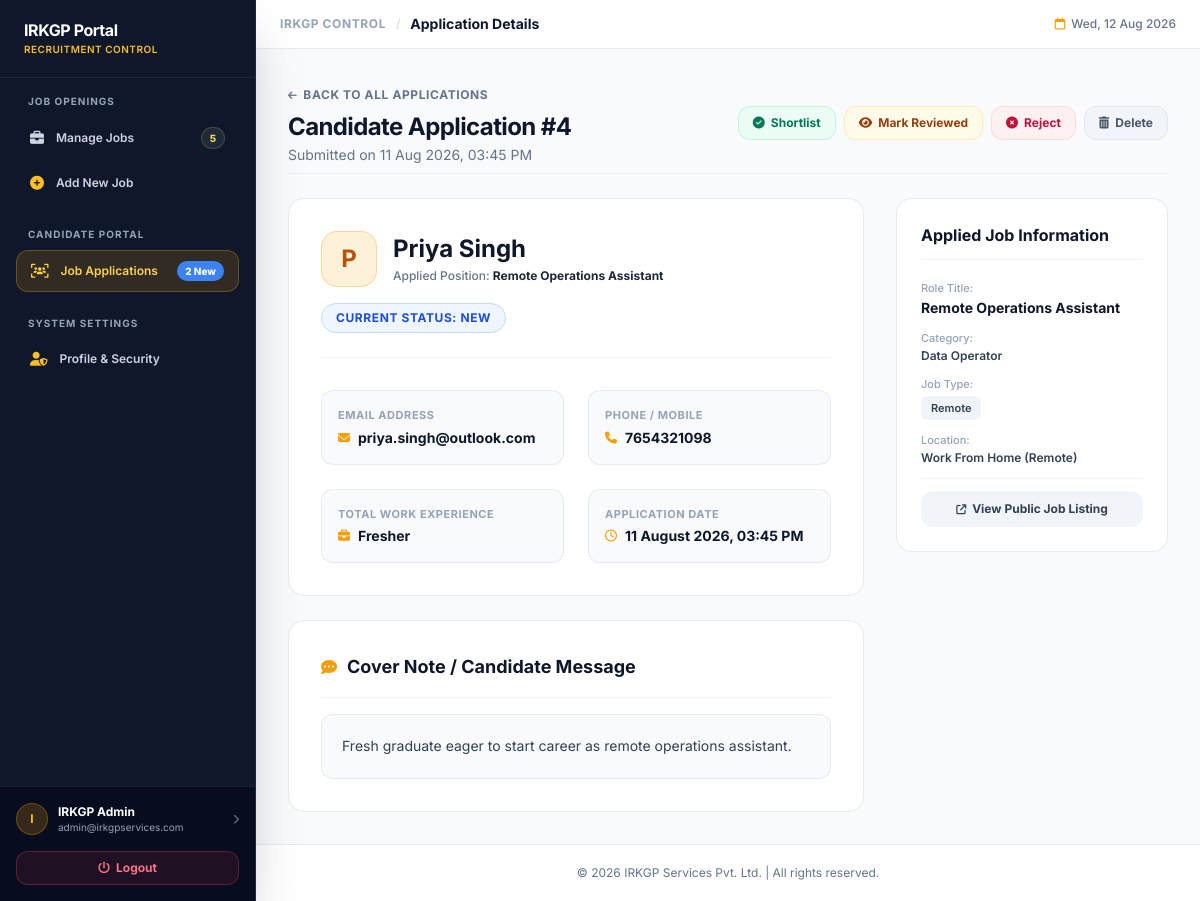
Screenshot of /admin/application_view.php?id=4 (signed in) with the database file from the repository.
### tables this page shows
CREATE TABLE `job_applications` (
  `id` INT NOT NULL AUTO_INCREMENT,
  `job_id` INT DEFAULT NULL,
  `applicant_name` VARCHAR(150) NOT NULL,
  `email` VARCHAR(150) NOT NULL,
  `phone` VARCHAR(30) NOT NULL,
  `experience` VARCHAR(50) DEFAULT NULL,
  `notes` TEXT DEFAULT NULL,
  `status` ENUM('new', 'reviewed', 'shortlisted', 'rejected') DEFAULT 'new',
  `created_at` TIMESTAMP DEFAULT CURRENT_TIMESTAMP,
  PRIMARY KEY (`id`),
  KEY `job_id` (`job_id`),
  CONSTRAINT `job_applications_ibfk_1` FOREIGN KEY (`job_id`) REFERENCES `jobs` (`id`) ON DELETE SET NULL
);

CREATE TABLE `jobs` (
  `id` INT NOT NULL AUTO_INCREMENT,
  `title` VARCHAR(150) NOT NULL,
  `category` VARCHAR(100) NOT NULL,
  `job_type` VARCHAR(50) NOT NULL,
  `location` VARCHAR(100) NOT NULL,
  `description` TEXT NOT NULL,
  `requirements` TEXT NOT NULL,
  `status` ENUM('active', 'inactive') DEFAULT 'active',
  `created_at` TIMESTAMP DEFAULT CURRENT_TIMESTAMP,
  `updated_at` TIMESTAMP DEFAULT CURRENT_TIMESTAMP ON UPDATE CURRENT_TIMESTAMP,
  PRIMARY KEY (`id`)
);

### admin/application_view.php (the view, shortened to what this page needs)
<?php
$pdo = getDBConnection();
$appId = intval($_GET['id'] ?? 0);
$stmt = $pdo->prepare("
    SELECT a.*, j.title as job_title, j.category as job_category, j.job_type as job_type, j.location as job_location
    FROM `job_applications` a
    LEFT JOIN `jobs` j ON a.job_id = j.id
    WHERE a.id = :id LIMIT 1
");
$stmt->execute([':id' => $appId]);
$app = $stmt->fetch();
include __DIR__ . '/includes/admin_nav.php';
?>
<div class="flex flex-col sm:flex-row sm:items-center justify-between gap-4 pb-2 border-b border-slate-200/60">
    <div>
        <a href="/admin/applications.php" class="inline-flex items-center gap-1.5 text-xs font-bold text-slate-500 hover:text-slate-900 transition uppercase tracking-wider mb-2">
            <i class="fa-solid fa-arrow-left text-[10px]"></i> Back to All Applications
        </a>
        <h1 class="text-2xl font-bold text-slate-900 tracking-tight capitalize">
            Candidate Application #<?php echo $app['id']; ?>
        </h1>
        <p class="text-slate-500 text-xs sm:text-sm mt-0.5">Submitted on <?php echo date('d M Y, h:i A', strtotime($app['created_at'])); ?></p>
    </div>
    <div class="flex flex-wrap items-center gap-2">
        <a href="/admin/application_view.php?id=<?php echo $app['id']; ?>&new_status=shortlisted" class="px-3.5 py-2 bg-emerald-50 hover:bg-emerald-500 hover:text-white text-emerald-700 font-bold text-xs rounded-xl transition border border-emerald-200/60 flex items-center gap-1.5 shadow-xs">
            <i class="fa-solid fa-circle-check text-xs"></i> Shortlist
        </a>
        <a href="/admin/application_view.php?id=<?php echo $app['id']; ?>&new_status=reviewed" class="px-3.5 py-2 bg-amber-50 hover:bg-amber-400 hover:text-slate-950 text-amber-800 font-bold text-xs rounded-xl transition border border-amber-200/60 flex items-center gap-1.5 shadow-xs">
            <i class="fa-solid fa-eye text-xs"></i> Mark Reviewed
        </a>
        <a href="/admin/application_view.php?id=<?php echo $app['id']; ?>&new_status=rejected" class="px-3.5 py-2 bg-rose-50 hover:bg-rose-500 hover:text-white text-rose-700 font-bold text-xs rounded-xl transition border border-rose-200/60 flex items-center gap-1.5 shadow-xs">
            <i class="fa-solid fa-circle-xmark text-xs"></i> Reject
        </a>
        <a href="/admin/applications.php?action=delete&id=<?php echo $app['id']; ?>" onclick="return confirm('Delete this candidate application permanently?');" class="px-3.5 py-2 bg-slate-100 hover:bg-rose-500 hover:text-white text-slate-600 font-bold text-xs rounded-xl transition border border-slate-200 flex items-center gap-1.5 shadow-xs">
            <i class="fa-solid fa-trash-can text-xs"></i> Delete
        </a>
    </div>
</div>
<div class="grid grid-cols-1 lg:grid-cols-12 gap-8 items-start">
    <div class="lg:col-span-8 space-y-6">
        <div class="bg-white p-6 sm:p-8 rounded-2xl border border-slate-200/80 shadow-xs space-y-6">
            <div class="flex flex-wrap items-start justify-between gap-4 border-b border-slate-100 pb-6">
                <div class="flex items-center gap-4">
                    <div class="h-14 w-14 rounded-2xl bg-amber-500/15 text-amber-700 font-bold text-2xl flex items-center justify-center border border-amber-500/30 shrink-0">
                        <?php echo strtoupper(substr($app['applicant_name'], 0, 1)); ?>
                    </div>
                    <div>
                        <h2 class="text-2xl font-bold text-slate-900 capitalize leading-tight">
                            <?php echo htmlspecialchars(ucwords(strtolower($app['applicant_name']))); ?>
                        </h2>
                        <p class="text-xs text-slate-500 font-medium mt-1">
                            Applied Position: <strong class="text-slate-800 capitalize"><?php echo htmlspecialchars($app['job_title'] ?? 'General Candidate'); ?></strong>
                        </p>
                    </div>
                </div>
                <?php
                $badgeClasses = [
                    'new' => 'bg-blue-50 text-blue-700 border-blue-200',
                    'reviewed' => 'bg-amber-50 text-amber-800 border-amber-200',
                    'shortlisted' => 'bg-emerald-50 text-emerald-700 border-emerald-200',
                    'rejected' => 'bg-rose-50 text-rose-700 border-rose-200'
                ];
                $cls = $badgeClasses[$app['status']] ?? 'bg-slate-100 text-slate-700 border-slate-200';
                ?>
                <span class="px-3.5 py-1.5 rounded-full font-bold text-xs uppercase border tracking-wider <?php echo $cls; ?>">
                    Current Status: <?php echo $app['status']; ?>
                </span>
            </div>
            <div class="grid grid-cols-1 sm:grid-cols-2 gap-6 pt-2">
                <div class="p-4 rounded-xl bg-slate-50 border border-slate-200/80 space-y-1">
                    <span class="text-[11px] font-bold text-slate-400 uppercase tracking-wider block">Email Address</span>
                    <a href="mailto:<?php echo htmlspecialchars($app['email']); ?>" class="text-sm font-bold text-slate-900 hover:text-amber-600 transition flex items-center gap-2">
                        <i class="fa-solid fa-envelope text-amber-500 text-xs"></i>
                        <span><?php echo htmlspecialchars($app['email']); ?></span>
                    </a>
                </div>
                <div class="p-4 rounded-xl bg-slate-50 border border-slate-200/80 space-y-1">
                    <span class="text-[11px] font-bold text-slate-400 uppercase tracking-wider block">Phone / Mobile</span>
                    <a href="tel:<?php echo htmlspecialchars($app['phone']); ?>" class="text-sm font-bold text-slate-900 hover:text-amber-600 transition flex items-center gap-2">
                        <i class="fa-solid fa-phone text-amber-500 text-xs"></i>
                        <span><?php echo htmlspecialchars($app['phone']); ?></span>
                    </a>
                </div>
                <div class="p-4 rounded-xl bg-slate-50 border border-slate-200/80 space-y-1">
                    <span class="text-[11px] font-bold text-slate-400 uppercase tracking-wider block">Total Work Experience</span>
                    <p class="text-sm font-bold text-slate-900 flex items-center gap-2">
                        <i class="fa-solid fa-briefcase text-amber-500 text-xs"></i>
                        <span><?php echo htmlspecialchars($app['experience'] ?? 'Fresher'); ?></span>
                    </p>
                </div>
                <div class="p-4 rounded-xl bg-slate-50 border border-slate-200/80 space-y-1">
                    <span class="text-[11px] font-bold text-slate-400 uppercase tracking-wider block">Application Date</span>
                    <p class="text-sm font-bold text-slate-900 flex items-center gap-2">
                        <i class="fa-regular fa-clock text-amber-500 text-xs"></i>
                        <span><?php echo date('d F Y, h:i A', strtotime($app['created_at'])); ?></span>
                    </p>
                </div>
            </div>
        </div>
        <div class="bg-white p-6 sm:p-8 rounded-2xl border border-slate-200/80 shadow-xs space-y-4">
            <div class="flex items-center gap-2.5 pb-4 border-b border-slate-100">
                <i class="fa-solid fa-comment-dots text-amber-500 text-base"></i>
                <h3 class="text-lg font-bold text-slate-900">Cover Note / Candidate Message</h3>
            </div>
            <div class="p-5 rounded-xl bg-slate-50 border border-slate-200/80 text-sm text-slate-700 leading-relaxed font-normal">
                <?php if (!empty(trim($app['notes'] ?? ''))): ?>
                    <p class="first-letter:uppercase whitespace-pre-line"><?php echo ucfirst(htmlspecialchars(trim($app['notes']))); ?></p>
                <?php else: ?>
                    <p class="text-slate-400 italic text-xs">No cover note provided by candidate.</p>
                <?php endif; ?>
            </div>
        </div>
    </div>
    <div class="lg:col-span-4 sticky top-24">
        <div class="bg-white p-6 rounded-2xl border border-slate-200/80 shadow-xs space-y-5">
            <h4 class="font-bold text-slate-900 text-base pb-3 border-b border-slate-100">Applied Job Information</h4>
            <?php if (!empty($app['job_title'])): ?>
                <div class="space-y-3 text-xs">
                    <div>
                        <span class="text-slate-400 font-medium block text-[11px]">Role Title:</span>
                        <p class="font-bold text-slate-900 text-sm capitalize mt-0.5"><?php echo htmlspecialchars($app['job_title']); ?></p>
                    </div>
                    <div>
                        <span class="text-slate-400 font-medium block text-[11px]">Category:</span>
                        <p class="font-semibold text-slate-700 capitalize mt-0.5"><?php echo htmlspecialchars($app['job_category'] ?? '-'); ?></p>
                    </div>
                    <div>
                        <span class="text-slate-400 font-medium block text-[11px]">Job Type:</span>
                        <span class="px-2.5 py-1 bg-slate-100 text-slate-700 rounded-md font-semibold text-[11px] inline-block mt-1">
                            <?php echo htmlspecialchars($app['job_type'] ?? '-'); ?>
                        </span>
                    </div>
                    <div>
                        <span class="text-slate-400 font-medium block text-[11px]">Location:</span>
                        <p class="font-semibold text-slate-700 capitalize mt-0.5"><?php echo htmlspecialchars($app['job_location'] ?? '-'); ?></p>
                    </div>
                    <div class="pt-3 border-t border-slate-100">
                        <a href="/job_detail.php?id=<?php echo $app['job_id']; ?>" target="_blank" class="w-full py-2.5 bg-slate-100 hover:bg-amber-400 hover:text-slate-950 text-slate-700 font-bold text-xs rounded-xl transition text-center flex items-center justify-center gap-1.5">
                            <i class="fa-solid fa-arrow-up-right-from-square text-[10px]"></i> View Public Job Listing
                        </a>
                    </div>
                </div>
            <?php else: ?>
                <p class="text-xs text-slate-400">General application (no specific job linked).</p>
            <?php endif; ?>
        </div>
    </div>
</div>
<?php include __DIR__ . '/includes/admin_footer.php'; ?>

### rows the page displays
job_applications: id "4", created_at "11 Aug 2026, 03:45 PM", applicant_name "P", applicant_name "Priya Singh", job.title "Remote Operations Assistant", status "NEW", email "priya.singh@outlook.com", phone "7654321098", experience "Fresher", created_at "11 August 2026, 03:45 PM", notes "Fresh graduate eager to start career as remote operations assistant.", job.category "Data Operator", job.job_type "Remote", job.location "Work From Home (Remote)"

### other values shown
$navJobsCount "5"
$navAppsCount "2"
substr($_SESSION['admin_name'] ?? 'A', 0, 1) "I"
$_SESSION['admin_name'] "IRKGP Admin"
$_SESSION['admin_email'] "admin@irkgpservices.com"
$adminTitle "Application Details"
